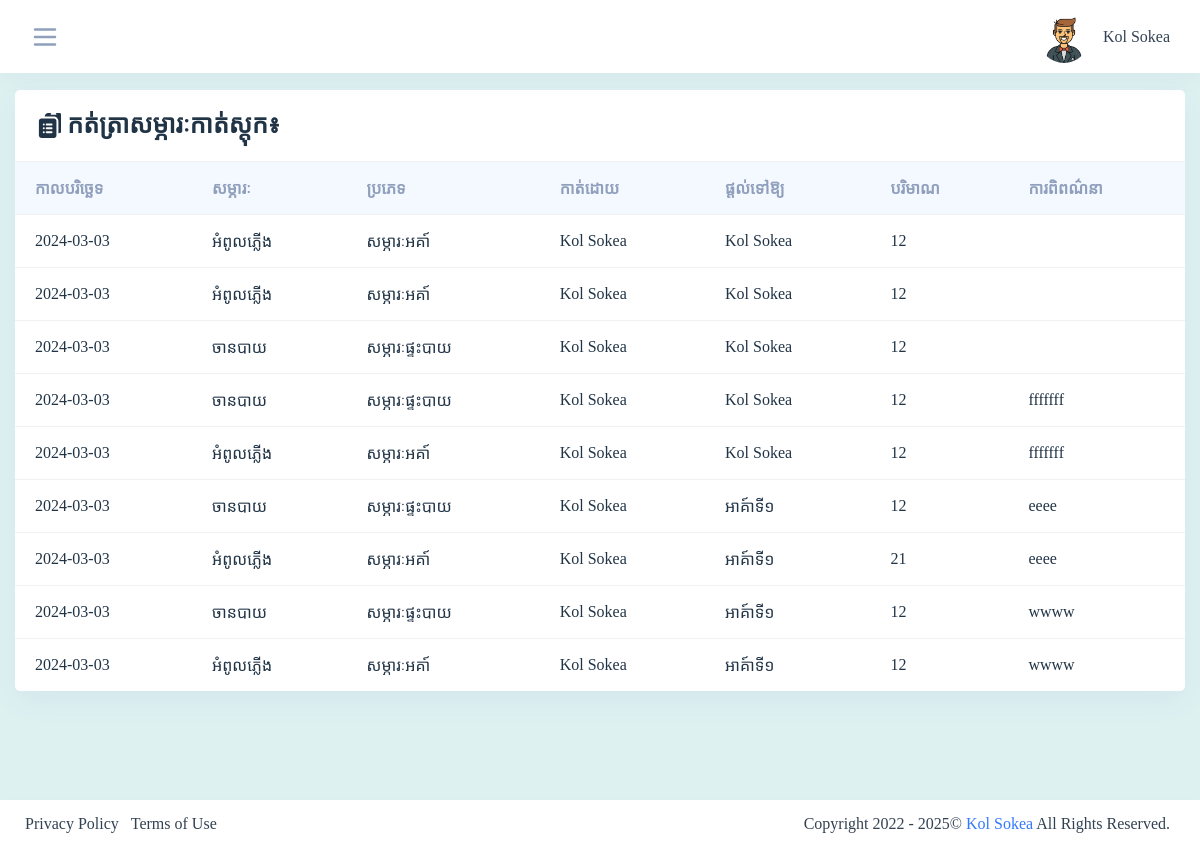
The page /admin/form_stocks_out.php (signed in) on the database its author committed.
### tables this page shows
CREATE TABLE `tbl_userprofiles` (
  `usf_id` int(5) NOT NULL,
  `usf_us_id` int(5) NOT NULL,
  `usf_firstname` varchar(50) DEFAULT NULL,
  `usf_lastname` varchar(50) DEFAULT NULL,
  `usf_gender` int(5) DEFAULT NULL,
  `usf_dob` date DEFAULT NULL,
  `usf_phone` varchar(50) DEFAULT NULL,
  `usf_image` varchar(50) DEFAULT NULL,
  `usf_address` varchar(50) DEFAULT NULL,
  `usf_created_date` datetime DEFAULT NULL
);

CREATE TABLE `tbl_stock_out_detail` (
  `soud_id` int(5) NOT NULL,
  `soud_souid` int(5) DEFAULT NULL,
  `soud_code` varchar(50) DEFAULT NULL,
  `soud_fromlocation` int(5) DEFAULT NULL,
  `soud_uselocation` varchar(50) DEFAULT NULL,
  `soud_itemid` int(5) DEFAULT NULL,
  `soud_quantity` int(5) DEFAULT NULL,
  `soud_price` decimal(10,2) DEFAULT NULL,
  `soud_amount` decimal(10,2) DEFAULT NULL,
  `soud_remarks` varchar(255) DEFAULT NULL,
  `soud_created_date` date DEFAULT NULL
);

CREATE TABLE `tbl_item` (
  `item_id` int(5) NOT NULL,
  `item_categoryid` int(5) DEFAULT NULL,
  `item_name` varchar(50) DEFAULT NULL,
  `item_code` varchar(50) DEFAULT NULL,
  `item_retailprice` decimal(10,0) NOT NULL,
  `item_wholesaleprice` decimal(10,0) NOT NULL,
  `item_dsc` varchar(255) DEFAULT NULL,
  `item_image` varchar(50) NOT NULL,
  `item_status` tinyint(1) DEFAULT NULL,
  `item_created_date` date DEFAULT NULL
);

CREATE TABLE `tbl_category` (
  `category_id` int(5) NOT NULL,
  `category_name` varchar(50) DEFAULT NULL,
  `category_code` varchar(50) DEFAULT NULL,
  `category_dsc` varchar(255) DEFAULT NULL,
  `category_image` varchar(50) DEFAULT NULL,
  `category_status` tinyint(1) DEFAULT NULL,
  `category_created_date` datetime DEFAULT NULL
);

CREATE TABLE `tbl_users` (
  `us_id` int(5) NOT NULL,
  `us_username` varchar(50) DEFAULT NULL,
  `us_email` varchar(50) DEFAULT NULL,
  `us_password` varchar(50) DEFAULT NULL,
  `us_type` tinyint(1) DEFAULT NULL,
  `us_status` tinyint(1) DEFAULT NULL,
  `us_created_date` datetime DEFAULT NULL
);

### admin/form_stocks_out.php (the view, shortened to what this page needs)
<?php
 include("../config/connection.php");
 include("main_header.php");
?>
<div class="container-fluid">
   <div class="row">
            <div class="col-md-12">
            <div class="card">
            <div class="card-header d-flex justify-content-between">
                <div class="header-title">
                  <h4 class="card-title">
                    កត់ត្រាសម្ភារៈកាត់ស្តុក៖
                  </h4>
                </div>
            </div>
            <div class="card-body p-0">
                <div class="table-responsive">
                  <table class="table data-table table-hover mb-0">
                      <thead class="table-color-heading" id="mytable">
                        <tr class="text-secondary">
                            <th scope="col">កាលបរិច្ឆេទ</th>
                            <th scope="col">សម្ភារៈ</th>
                            <th scope="col">ប្រភេទ</th>
                            <th scope="col">កាត់ដោយ</th>
                            <th scope="col">ផ្ដល់ទៅឱ្យ</th>
                            <th scope="col">បរិមាណ</th>
                            <th scope="col">ការពិពណ៌នា</th>
                        </tr>
                      </thead>
                      <tbody class="table-hover">
                      <?php
                        $query ="SELECT * FROM tbl_stock_out_detail";
                        $query_run = mysqli_query($conn, $query);
                        if(mysqli_num_rows($query_run) > 0)
                        {
                            foreach($query_run as $row)
                            {
                              ?>
                              <tr class="white-space-no-wrap" data-toggle="modal" data-target="#viewstockin" onclick="dataofTable(this)">
                                  <td class="tddate"><?=$row['soud_created_date'];?></td>
                                  <?php
                                    $item_id = $row['soud_itemid'];
                                    $query ="SELECT item_categoryid, item_name FROM tbl_item WHERE item_id = $item_id";
                                    $query_run = mysqli_query($conn, $query);
                                    if(mysqli_num_rows($query_run) > 0)
                                    {
                                        foreach($query_run as $rowi)
                                        {
                                          $category_id = $rowi['item_categoryid'];
                                          $query ="SELECT category_name FROM tbl_category WHERE category_id = $category_id";
                                          $query_run = mysqli_query($conn, $query);
                                          if(mysqli_num_rows($query_run) > 0)
                                          {
                                              foreach($query_run as $rowc)
                                              {
                                            ?>
                                              <td class="tditem"><?=$rowi['item_name'];?></td>
                                              <td class="tdcategory"><?=$rowc['category_name'];?></td>
                                            <?php
                                            }
                                          }
                                      }
                                    }
                                  ?>
                                  <?php
                                    $sou_id = $row['soud_souid'];
                                    $query ="SELECT sou_cutbyid FROM tbl_stock_out WHERE sou_id = $sou_id AND sou_status = '1'";
                                    $query_run = mysqli_query($conn, $query);
                                    if(mysqli_num_rows($query_run) > 0)
                                    {
                                        foreach($query_run as $rowu)
                                        {
                                          $us_id = $rowu['sou_cutbyid'];
                                          $query ="SELECT us_username FROM tbl_users WHERE us_id = $us_id AND us_status = '1'";
                                          $query_run = mysqli_query($conn, $query);
                                          if(mysqli_num_rows($query_run) > 0)
                                          {
                                              foreach($query_run as $rowus)
                                              {
                                            ?>
                                              <td class="tdcutby"><?=$rowus['us_username'];?></td>
                                            <?php
                                            }
                                          }
                                        }
                                      }
                                    ?>
                                  <td class="tdlocationuse"><?=$row['soud_uselocation'];?></td>
                                  <td class="tdqty"><?=$row['soud_quantity'];?></td>
                                  <td class="tdremark text-left"><?=$row['soud_remarks'];?></td>
                              </tr>
                            <?php
                            }
                          }
                      ?>
                      </tbody>
                  </table>
                </div>
            </div>
          </div>
      </div>
   </div>
</div>
<?php
 include("main_foother.php");
?>

### admin/main_header.php (shortened to what this page needs)
<?php
include("../config/connection.php");
?>
<!doctype html>
<html lang="en">
  <head>
      <link rel="stylesheet" href="../assets/css/backend-plugin.min.css">
      <link rel="stylesheet" href="../assets/css/backend.css?v=1.0.0">
      <link rel="stylesheet" href="../assets/css/mystyle.css">
    </head>
      <body class="  ">
    <div class="wrapper">
       <div class="iq-top-navbar">
          <div class="iq-navbar-custom">
              <nav class="navbar navbar-expand-lg navbar-light p-0">
                  <div class="side-menu-bt-sidebar">
                      <svg xmlns="http://www.w3.org/2000/svg" class="text-secondary wrapper-menu" width="30" fill="none" viewBox="0 0 24 24" stroke="currentColor">
                      <path stroke-linecap="round" stroke-linejoin="round" stroke-width="2" d="M4 6h16M4 12h16M4 18h16" />
                      </svg>
                  </div>
                  <div class="d-flex align-items-center">
                      <div class="collapse navbar-collapse" id="navbarSupportedContent">
                          <ul class="navbar-nav ml-auto navbar-list align-items-center">
                              <li class="nav-item nav-icon dropdown">
                                  <a href="#" class="nav-item nav-icon dropdown-toggle pr-0 search-toggle" id="dropdownMenuButton" data-toggle="dropdown" aria-haspopup="true" aria-expanded="false" >
                                      <img src="../assets/images/user
                                      <?php
                                        $usfId = $_SESSION['PROFILEID'];
                                        $sql = "SELECT usf_image FROM tbl_userprofiles WHERE usf_us_id = $usfId";
                                            $result = $conn->query($sql);
                                            if ($result) {
                                                $itemInrqs = $result->fetch_assoc();
                                                echo "/".$itemInrqs['usf_image'];
                                            }
                                        ?>
                                      " class="img-fluid avatar-rounded" alt="user">
                                      <span id="user" class="mb-0 ml-2 user-name text-capitalize"><?= $_SESSION['USER']; ?></span>
                                  </a>
                              </li>
                          </ul>
                      </div>
                  </div>
              </nav>
          </div>
      </div>
      <div class="content-page" style="martgin: 0px; padding: 90px 0 0; background-color: #def1f1;">

### admin/main_header.php (style rules this page uses)
body, h4, button, a { font-family: 'Khmer OS System'; }

### admin/form_stocks_out.php (style rules this page uses)
body, form, h4, h5, h6, button, a { font-family: 'Khmer OS System'; }

### rows shown on the page
tbl_userprofiles: usf_image (picture)
tbl_stock_out_detail: soud_created_date "2024-03-03", soud_uselocation "Kol Sokea", soud_quantity "12"
tbl_item: item_name "អំពូលភ្លើង"
tbl_category: category_name "សម្ភារៈអគា៍"
tbl_users: us_username "Kol Sokea"
tbl_stock_out_detail: soud_created_date "2024-03-03", soud_uselocation "Kol Sokea", soud_quantity "12"
tbl_stock_out_detail: soud_created_date "2024-03-03", soud_uselocation "Kol Sokea", soud_quantity "12"
tbl_item: item_name "ចានបាយ"
tbl_category: category_name "សម្ភារៈផ្ទះបាយ"
tbl_stock_out_detail: soud_created_date "2024-03-03", soud_uselocation "Kol Sokea", soud_quantity "12", soud_remarks "fffffff"
tbl_stock_out_detail: soud_created_date "2024-03-03", soud_uselocation "Kol Sokea", soud_quantity "12", soud_remarks "fffffff"
tbl_stock_out_detail: soud_created_date "2024-03-03", soud_uselocation "អាគ៍ាទី១", soud_quantity "12", soud_remarks "eeee"
tbl_stock_out_detail: soud_created_date "2024-03-03", soud_uselocation "អាគ៍ាទី១", soud_quantity "21", soud_remarks "eeee"
tbl_stock_out_detail: soud_created_date "2024-03-03", soud_uselocation "អាគ៍ាទី១", soud_quantity "12", soud_remarks "wwww"
tbl_stock_out_detail: soud_created_date "2024-03-03", soud_uselocation "អាគ៍ាទី១", soud_quantity "12", soud_remarks "wwww"

### other values the page prints
$_SESSION['USER'] "Kol Sokea"
